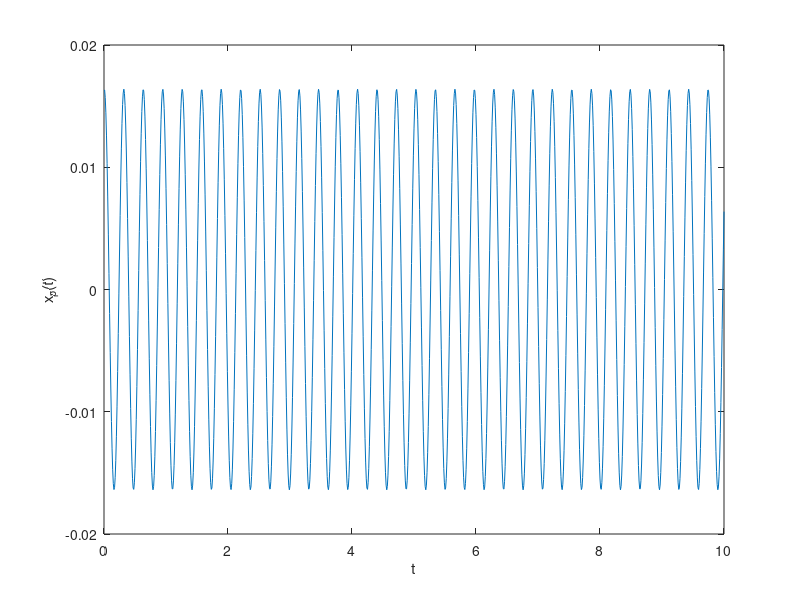

Reproduce this figure in MATLAB.
t=0:0.01:10;

coe1=2;
coe2=36;
coe3=6;
coe4=20;

omiga=coe4;
omiga_n=sqrt(coe2);
r=omiga/omiga_n;
kxi=coe1/2/omiga_n;
sigma=coe3/coe2;
phi=atan(2*kxi*r/(1-r^2));

x=sigma*sqrt(1/((1-r^2).^2+4*kxi^2*r^2))*cos(omiga*t+phi);
plot(t,x)

xlabel('t')
ylabel('x_p(t)')